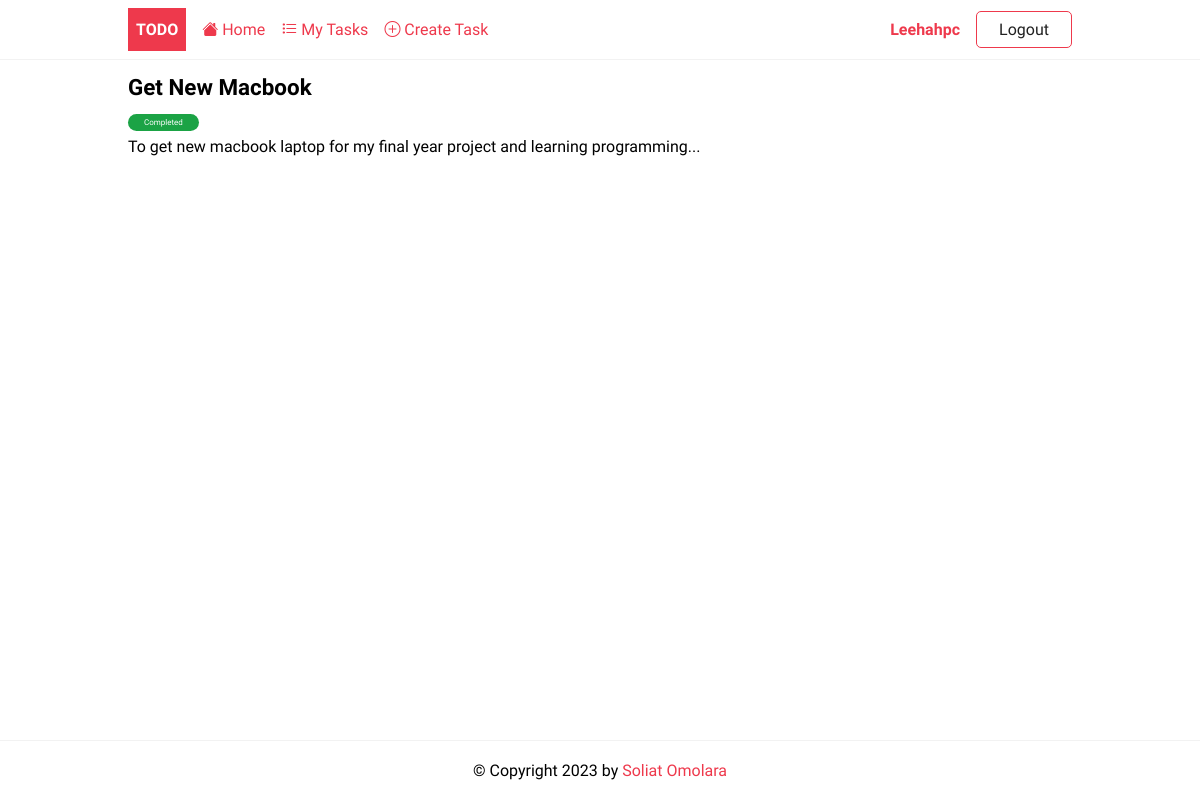
/details/1/ (signed in), run on the app's committed database.
### todoapp/models.py (models this page shows, shortened)
class Todo(models.Model):
    user = models.ForeignKey(User, on_delete=models.CASCADE, null=True, blank=True)
    title = models.CharField(max_length=250)
    description = models.TextField(null=True, blank=True)
    completed = models.BooleanField(default=False)
    created = models.DateTimeField(auto_now_add=True)

### todoapp/views.py (the view)
# urls.py: path('details/<int:pk>/', TodoDetail.as_view(), name='details'),
class TodoDetail(LoginRequiredMixin,DetailView):
    model = Todo
    context_object_name = 'task'
    def get_queryset(self):
        base_qs = super(TodoDetail, self).get_queryset()
        return base_qs.filter(user=self.request.user)

### todoapp/templates/todoapp/todo_detail.html
{%extends 'todoapp/base.html'%}
{%block content%}
 <article class="task">
	<header>
		<h2>{{ task.title }}</h2>
		<span class="badge {% if task.completed %}badge-completed{% else %}badge-pending{%endif%}">
			{% if task.completed %} Completed {%else%} Pending {%endif%}
		</span>
	</header>
	<p>{{task.description}}</p>
</article>
{%endblock content%}

### todoapp/templates/todoapp/base.html (shortened to what this page needs)
{%load static %}
<!DOCTYPE html>
<html lang="en">
    <head>
        <link rel="stylesheet" href="{% static 'css/style.css' %}" />
    </head>
    <body>
        <header class="header">
            <div class="container">
            	<a href="{%url 'home'%}" class="logo">Todo</a>
                <nav class="nav">
                	<a href="{%url 'home'%}"><i class="bi bi-house-fill"></i> Home</a>
                    {% if request.user.is_authenticated %}
	    	              	<a href="{% url 'tasks' %}"><i class="bi bi-list-task"></i> My Tasks</a>
	    	              	<a href="{% url 'create' %}"><i class="bi bi-plus-circle"></i> Create Task</a>
                            <a href="{% url 'profile' %}" title="Update my profile">{{request.user | title}}</a>
	    	                <a href="{% url 'logout' %}" class="btn btn-outline">Logout</a>
	                {% else %}
							<a href="{% url 'login' %}" class="btn btn-outline">Login</a>
	            	        <a href="{% url 'register' %}" class="btn btn-primary">Join Now</a>
	                {% endif %}
                </nav>
            </div>
        </header>
        <main>
            <div class="container">
             {%block content %}
             {%endblock content%}
            </div>
        </main>
        <footer class="footer">
            <div class="container">
				<p>&copy; Copyright {% now "Y" %} by <a href="https://github.com/SoliatOmolara">Soliat Omolara</a></p>
            </div>
        </footer>
    </body>
</html>

### static/css/style.css (style rules this page uses)
:root { --color-primary: #ee394c; --color-secondary: #86b7fe; --color-light: #f2f2f2; --color-gray: #ced4da; --color-dark: #212121; --color-white: #ffffff; --color-error: #e2442f; --color-warning: #ffc900; --color-info: #02a2b9; --color-success: #1ba345; --color-input: #00d1b2; --border-radius: 5px; }
* { margin: 0; padding: 0; box-sizing: border-box; text-rendering: optimizeLegibility; }
html, body { height: 100%; }
body { font-family: 'Dosis', sans-serif; font-size: 1rem; line-height: 1.7; display: flex; flex-direction: column; }
h2 { font-size: 1.4rem; }
a { color: var(--color-primary); text-decoration: none; }
.container { max-width: 960px; margin: 0 auto; padding: 0.5rem; }
.header { border-bottom: solid 1px var(--color-light); }
.header .container { display: flex; align-items: center; gap:1rem; }
.nav { display:flex; gap:1rem; align-items: center; justify-content: center; flex-basis: 100%; }
.nav a:nth-last-child(2) { margin-left: auto; font-weight: bold; }
.logo { padding: 0.5rem; background-color: var(--color-primary); text-decoration: none; color: var(--color-white); font-weight: bold; text-transform: uppercase; }
.task { margin-bottom: auto; }
.badge { font-size: 0.5rem; padding: 0.25rem 1rem; color: var(--color-white); border-radius: 2rem; align-self: flex-start; }
.badge-completed { background-color: var(--color-success); }
.footer p { text-align: center; }
.footer { margin-top: auto; padding: 0.5rem 0; border-top: solid 1px var(--color-light); }
.btn { padding: 0.25rem 0.75rem; border-radius: var(--border-radius); background-color: var(--color-white); border: solid 1px var(--color-white); color: var(--color-dark); cursor: pointer; text-decoration: none; font-size: 1rem; min-width: 6rem; text-align: center; }
.btn-outline { border: solid 1px var(--color-primary); }

### data on the page
Todo: title "Get New Macbook", description "To get new macbook laptop for my final year project and learning programming..."

### other printed values
{{ request.user | title }} "Leehahpc"
